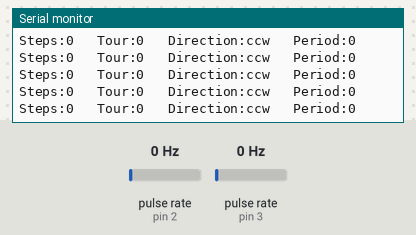
A sketch run on a simulated Arduino Uno, built with avr-gcc and run on an emulated ATmega328P. Shown: the last lines printed to the serial monitor. Wiring (inferred from the names in the program): 2 × pulse sensor: data pin 2 / data pin 3. The inputs (shaded band) are chosen by the test bench; at power-on: pulse rate (sensors on pin 2, pin 3) 0 Hz.

Above: at 1.2 s.
1.3 s: pulse rate (sensor on pin 2) set to 4 Hz
At 1.61 s:
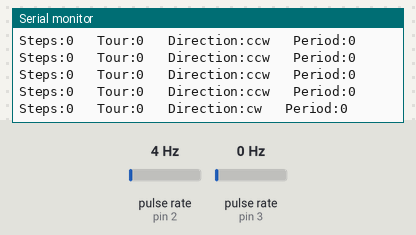
3.3 s: pulse rate (sensor on pin 3) set to 4 Hz
At 3.32 s:
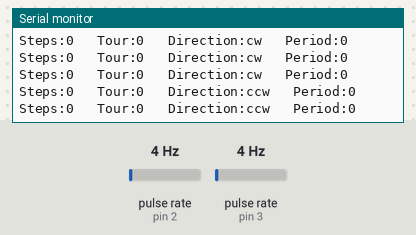
6.3 s: pulse rate (sensor on pin 2) set to 50 Hz
At 6.34 s:
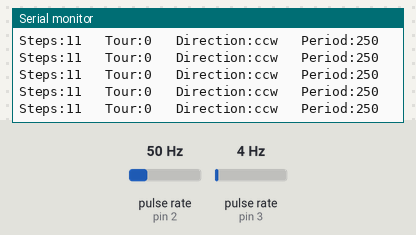
9.3 s: pulse rate (sensor on pin 3) set to 50 Hz
At 9.34 s:
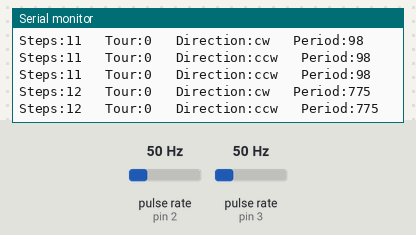
12.3 s: pulse rate (sensor on pin 2) set to 100 Hz
At 12.3 s:
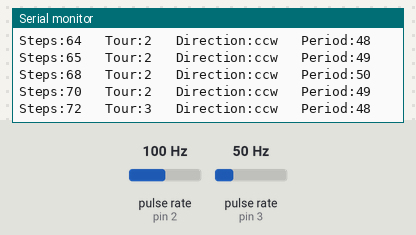
15.3 s: pulse rate (sensor on pin 3) set to 100 Hz
At 15.31 s:
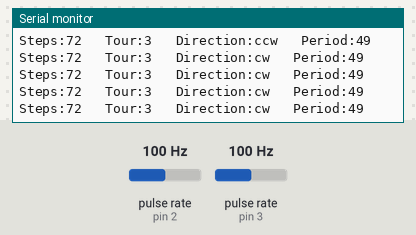
Timing chart, 0 to 18.3 s (numbered marks = the images above; inputs shaded):
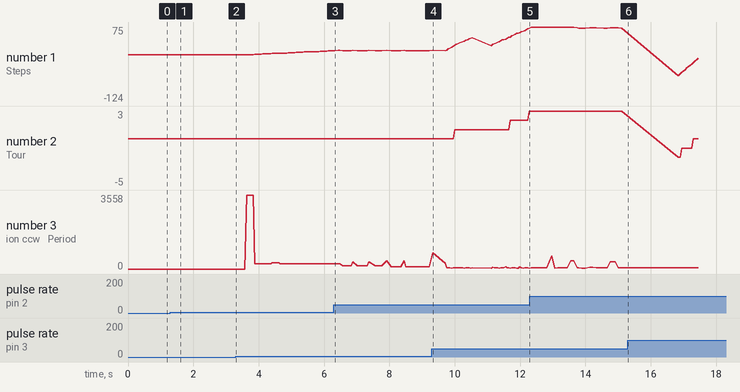

Measured:
- after the input at 1.3 s, the serial monitor: prints a new line after 0.29 s (image 1)
- plotted number 1: 0 → 11 after the input at 3.3 s, 11 → 72 after the input at 9.3 s, 72 → -90 after the input at 15.3 s
- plotted number 2: 0 → 3 after the input at 9.3 s, 3 → -3 after the input at 15.3 s
- plotted number 3: 0 → 250 after the input at 3.3 s, 250 → 98 after the input at 6.3 s, 98 → 48 after the input at 9.3 s

The sketch:

rotaryEncoder_2.ino
```cpp
//these pins can not be changed 2/3 are special pins
int encoderPin1 = 2;
int encoderPin2 = 3;

volatile int lastEncoded = 0;
volatile long encoderValue = 0;

long lastencoderValue = 0;

int lastMSB = 0;
int lastLSB = 0;

bool cw = false;  // Yön

int duration;  //İki step arası periyot

unsigned long time;


void setup()
{
    Serial.begin (9600);

    pinMode(encoderPin1, INPUT);
    pinMode(encoderPin2, INPUT);

    digitalWrite(encoderPin1, HIGH);
    digitalWrite(encoderPin2, HIGH);

    attachInterrupt(0, updateEncoder, CHANGE);
    attachInterrupt(1, updateEncoder, CHANGE);

}


void loop()
{
    int steps = encoderValue/4;
    int tour = steps/24;
    static int prevStep = 0;

    //Eğer step sayısı değiştiyse:

    if ( prevStep != steps )
    {
      prevStep = steps;

      duration = millis()-time;
      time = millis();
    }

    Serial.print("Steps:");
    Serial.print(steps);

    Serial.print("   Tour:");
    Serial.print(tour);

    Serial.print("   Direction:");
    if ( cw ) { Serial.print("cw"); }
    else { Serial.print("ccw"); }

    Serial.print("   Period:");
    Serial.println(duration);

}


void updateEncoder()
{
    int MSB = digitalRead(encoderPin1); //MSB = most significant bit
    int LSB = digitalRead(encoderPin2); //LSB = least significant bit

    int encoded = (MSB << 1) | LSB;
    //converting the 2 pin value to single number

    int sum = (lastEncoded << 2) | encoded;
    //adding it to the previous encoded value

    if(sum == 0b1101 || sum == 0b0100 || sum == 0b0010 || sum == 0b1011)
    {
        encoderValue++;
        cw = false;
    }

    if(sum == 0b1110 || sum == 0b0111 || sum == 0b0001 || sum == 0b1000)
    {
      encoderValue--;
      cw = true;
    }

    lastEncoded = encoded;
    //store this value for next time
}
```
